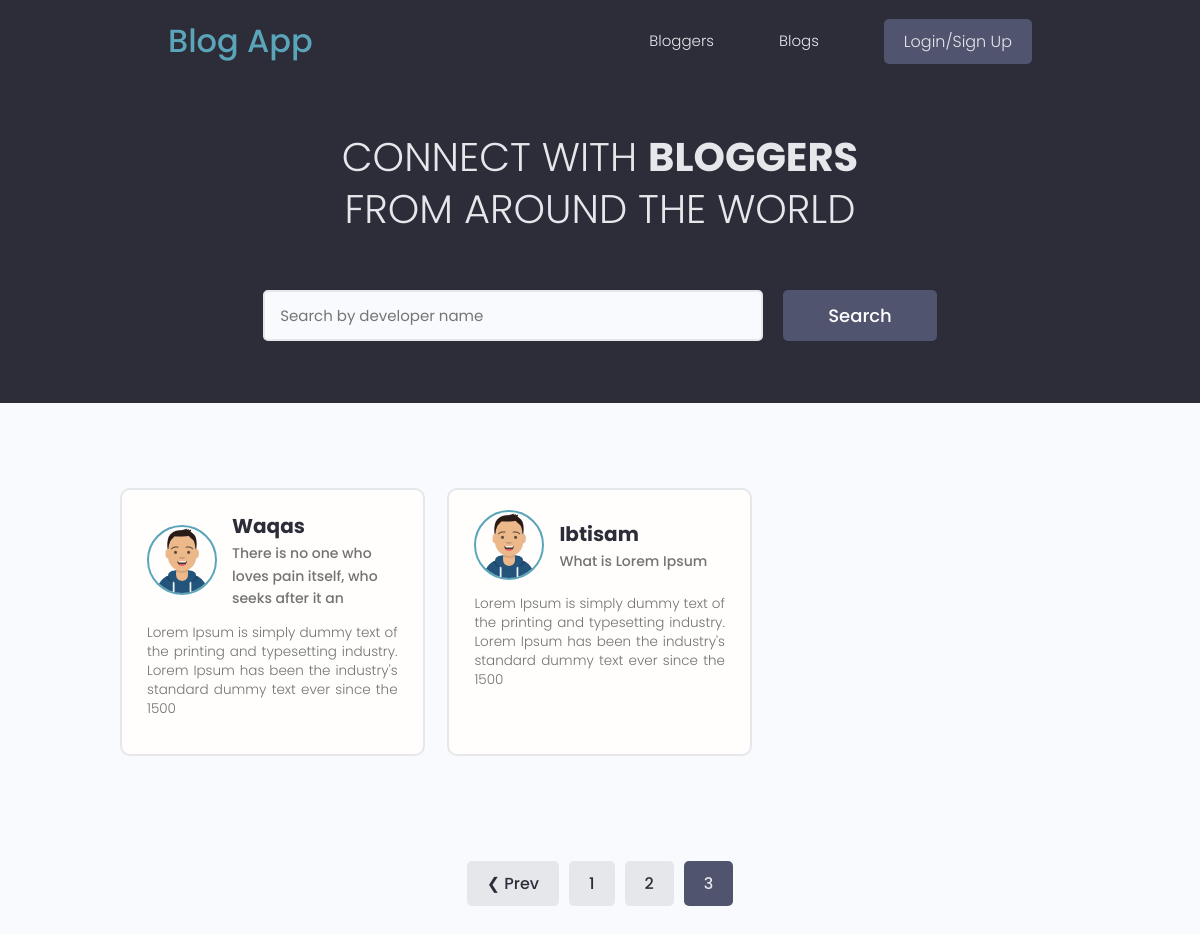
Page /?page=3 on the earlier database version.
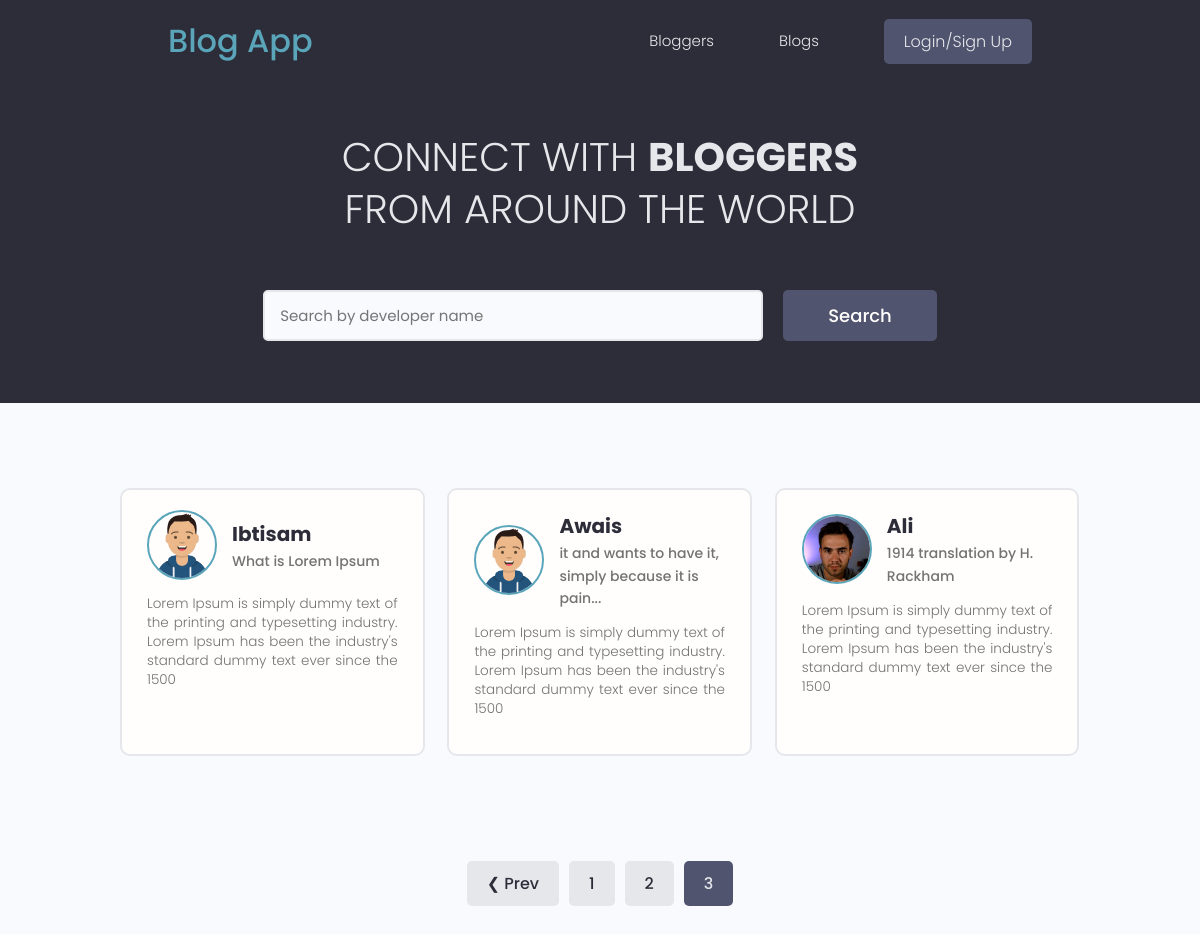
Same page on the later database version.
### users/models.py (models this page shows, shortened)
class Profile(models.Model):
    user = models.OneToOneField(
        User, on_delete=models.CASCADE, null=True, blank=True)
    name = models.CharField(max_length=200, blank=True, null=True)
    email = models.EmailField(max_length=500, blank=True, null=True)
    username = models.CharField(max_length=200, blank=True, null=True)
    location = models.CharField(max_length=200, blank=True, null=True)
    short_intro = models.CharField(max_length=200, blank=True, null=True)
    bio = models.TextField(blank=True, null=True)
    profile_image = models.ImageField(
        null=True, blank=True, upload_to='profiles/', default="profiles/user-default.png")
    social_github = models.CharField(max_length=200, blank=True, null=True)
    social_twitter = models.CharField(max_length=200, blank=True, null=True)
    social_linkedin = models.CharField(max_length=200, blank=True, null=True)
    social_youtube = models.CharField(max_length=200, blank=True, null=True)
    social_website = models.CharField(max_length=200, blank=True, null=True)
    created = models.DateTimeField(auto_now_add=True)
    id = models.UUIDField(default=uuid.uuid4, unique=True,
                          primary_key=True, editable=False)
    class Meta:
        ordering = ['created']
    @property
    def imageURL(self):
        try:
            url = self.profile_image.url
        except:
            url = ''
        return url

### users/views.py (the view)
# urls.py: path('', views.profiles, name="profiles"),
def profiles(request):
    profiles, search_query = searchProfiles(request)
    custom_range, profiles = paginateProfiles(request, profiles, 3)
    context = {'profiles': profiles, 'search_query': search_query,
               'custom_range': custom_range}
    return render(request, 'users/profiles.html', context)

### users/utils.py (called while the page is built)
def paginateProfiles(request, profiles, results):
    page = request.GET.get('page')
    paginator = Paginator(profiles, results)
    try:
        profiles = paginator.page(page)
    except PageNotAnInteger:
        page = 1
        profiles = paginator.page(page)
    except EmptyPage:
        page = paginator.num_pages
        profiles = paginator.page(page)
    leftIndex = (int(page) - 4)
    if leftIndex < 1:
        leftIndex = 1
    rightIndex = (int(page) + 5)
    if rightIndex > paginator.num_pages:
        rightIndex = paginator.num_pages + 1
    custom_range = range(leftIndex, rightIndex)
    return custom_range, profiles

def searchProfiles(request):
    search_query = ''
    if request.GET.get('search_query'):
        search_query = request.GET.get('search_query')
    profiles = Profile.objects.distinct().filter(
        Q(name__icontains=search_query) |
        Q(short_intro__icontains=search_query)
    )
    return profiles, search_query

### users/templates/users/profiles.html (shortened to what this page needs)
{% extends 'main.html' %}
{% block content %}
<main class="home">
    <section class="hero-section text-center">
        <div class="container container--narrow">
            <div class="hero-section__box">
                <h2>CONNECT WITH <span>BLOGGERS</span></h2>
                <h2>FROM AROUND THE WORLD</h2>
            </div>
            <div class="hero-section__search">
                <form id="searchForm" class="form" action="{% url 'profiles' %}" method="get">
                    <div class="form__field">
                        <input class="input input--text" id="formInput#search" type="text" name="search_query"
                            value="{{search_query}}" placeholder="Search by developer name" />
                    </div>
                    <input class="btn btn--sub btn--lg" type="submit" value="Search" />
                </form>
            </div>
        </div>
    </section>
    <section class="devlist">
        <div class="container">
            <div class="grid grid--three">
                {% for profile in profiles %}
                <div class="column card">
                    <div class="dev">
                        <a href="{% url 'user-profile' profile.id %}" class="card__body">
                            <div class="dev__profile">
                                <img class="avatar avatar--md" src="{{ profile.imageURL }}" alt="image" />
                                <div class="dev__meta">
                                    <h3>{{profile.name}}</h3>
                                    <h5>{{profile.short_intro|slice:"60"}}</h5>
                                </div>
                            </div>
                            <p class="dev__info">{{profile.bio|slice:"150"}}</p>
                        </a>
                    </div>
                </div>
                {% endfor %}
            </div>
        </div>
    </section>
    {% include 'pagination.html' with queryset=profiles custom_range=custom_range %}
</main>
{% endblock content %}

### templates/main.html (shortened to what this page needs)
<!DOCTYPE html>
{% load static %}
<html>
<head>
    <link rel="stylesheet" href="https://cdn.iconmonstr.com/1.3.0/css/iconmonstr-iconic-font.min.css" />
    <link rel="stylesheet" href="{% static 'uikit/styles/uikit.css' %}" />
    <link rel="stylesheet" href="{% static 'styles/app.css' %}" />
</head>
<body>
    {% include 'navbar.html' %}
    {% block content %}
    {% endblock content %}
</body>
</html>

### templates/navbar.html (shortened to what this page needs)
{% load static %}
<header class="header">
    <div class="container container--narrow">
        <a href="#" class="header__logo">
            <h3>Blog App</h3>
        </a>
        <nav class="header__nav">
            <ul class="header__menu">
                <li class="header__menuItem"><a href="{% url 'profiles' %}">Bloggers</a></li>
                <li class="header__menuItem"><a href="{% url 'blogs' %}">Blogs</a></li>
                {% if request.user.is_authenticated %}
                <li class="header__menuItem"><a href="{% url 'account' %}">Account</a></li>
                <li class="header__menuItem"><a href="{% url 'logout' %}" class="btn btn--sub">Logout</a></li>
                {% else %}
                <li class="header__menuItem"><a href="{% url 'login' %}" class="btn btn--sub">Login/Sign Up</a></li>
                {% endif %}
            </ul>
        </nav>
    </div>
</header>

### templates/pagination.html (shortened to what this page needs)
{% if queryset.has_other_pages %}
<div class="pagination">
    <ul class="container">
        {% if queryset.has_previous %}
        <li><a href="?page={{queryset.previous_page_number}}" class="btn page-link"
                data-page="{{queryset.previous_page_number}}">&#10094; Prev</a></li>
        {% endif %}
        {% for page in custom_range %}
        {% if page == queryset.number%}
        <li><a href="?page={{page}}" class="btn page-link btn--sub" data-page="{{page}}">{{page}}</a></li>
        {% else %}
        <li><a href="?page={{page}}" class="btn page-link" data-page="{{page}}">{{page}}</a></li>
        {% endif %}
        {% endfor %}
    </ul>
</div>
{% endif %}

### static/styles/app.css (style rules this page uses)
:root { --color-sub: #2d2d39; }
.btn--sub { background-color: var(--color-sub-light); }
.card { border: 2px solid var(--color-light); }
img { width: 100%; }
.header { position: sticky; z-index: 111; background-color: var(--color-sub); padding: 1.5rem 0; }
.header > .container { display: flex; justify-content: space-between; align-items: center; }
.header__nav > ul { display: inline-flex; align-items: center; list-style: none; gap: 6.5rem; }
.header__menuItem > a { color: var(--color-light); font-weight: 300; }
.hero-section { height: 40vh; display: flex; align-items: center; background-color: var(--color-sub); }
.hero-section__box { margin-bottom: 4rem; }
.hero-section__box > h2, .hero-section__box > h2 > span { font-size: 4rem; color: var(--color-light); line-height: 1.3; text-transform: uppercase; }
.hero-section__box > h2 { font-weight: 300; }
.hero-section__box > h2 > span { font-weight: 700; }
.hero-section__search > .form { display: flex; align-items: center; justify-content: center; gap: 2rem; }
.hero-section__search > .form input.input--text { width: 50rem; }
.devlist { margin-top: 8rem; }
.devlist .grid { align-items: stretch; }
.devlist .dev .dev__profile { display: flex; align-items: center; gap: 1.5rem; }
.devlist .dev .dev__meta h3 { color: var(--color-sub); font-size: 2rem; font-weight: 700; }
.devlist .dev .dev__meta h5 { color: var(--color-text); font-size: 1.4rem; font-weight: 500; }
.devlist .dev .dev__info { margin: 1.5rem 0; font-size: 1.35rem; line-height: 1.4; text-align: justify; }
.pagination { margin-top: 8rem; margin-bottom: 10rem; }
.pagination > ul { flex-wrap: wrap; list-style: none; display: flex; align-items: center; justify-content: center; gap: 1rem; }
.pagination .btn { color: var(--color-sub); }
.pagination .btn.btn--sub { color: var(--color-light); }

### static/uikit/styles/modules/_variables.css (style rules this page uses)
:root { --color-main: #5aa5b9; --color-main-light: #e6faff; --color-sub: #3f4156; --color-sub-light: #51546e; --color-sub-lighter: #ededfd; --color-text: #737373; --color-gray: #8b8b8b; --color-light: #e5e7eb; --color-light-gray: #767676; --color-bg: #f8fafd; --color-white: #fffefd; --color-white-light: #f3f3f3; --color-success: #359e64; --color-success-bg: #def8e8; --color-error: #fc4b0b; --color-error-bg: #fff2ee; --font-base: 'Poppins', arial, helvetica, 'Segoe UI', roboto, ubuntu, sans-serif; --font-monospace: 'Fira Code', 'Courier New', courier, monospace; --font-regular: 300; --font-medium: 500; --font-bold: 700; --generic-shadow: 1px 1px 5px #00000010; --generic-transition: all 0.3s ease-in-out; }

### static/uikit/styles/modules/_base.css (style rules this page uses)
* { margin: 0; padding: 0; box-sizing: border-box; text-rendering: optimizeLegibility; color: inherit; font-size: inherit; }
html { font-size: 50%; }
@media only screen and (min-width: 480px) { html { font-size: 56.25%; } }
@media only screen and (min-width: 1200px) { html { font-size: 62.5%; } }
body { line-height: 1.6; font-weight: 400; font-size: 1.5rem; color: var(--color-text); background-color: var(--color-bg); min-height: 100vh; }

### static/uikit/styles/modules/_typography.css (style rules this page uses)
* { font-family: var(--font-base); }
h2 { font-size: 3.6rem; font-weight: var(--font-bold); }
h3 { font-size: 3.2rem; font-weight: var(--font-medium); }
h5 { font-size: 2.4rem; font-weight: var(--font-medium); }
h5, h6 { font-weight: var(--font-regular); }
p, span, strong { font-size: 1.6rem; color: var(--color-text); font-weight: var(--font-regular); }
a { padding-bottom: 2px; text-decoration: none; display: inline-block; color: var(--color-main); font-weight: var(--font-medium); }

### static/uikit/styles/modules/_utilities.css (style rules this page uses)
.container { width: 92%; max-width: 165rem; margin: 0 auto; box-sizing: border-box; }
.container--narrow { width: 92%; max-width: 120rem; }
@media screen and (min-width: 1000px) { .container { width: 90%; } }
@media screen and (min-width: 1000px) { .container--narrow { width: 85%; } }
@media screen and (min-width: 1200px) { .container { width: 80%; } }
@media screen and (min-width: 1200px) { .container--narrow { width: 72%; } }
.text-center { text-align: center; }

### static/uikit/styles/modules/_avatar.css (style rules this page uses)
.avatar { border-radius: 50%; border: 2px solid var(--color-main); object-fit: cover; }
.avatar--md { height: 7rem; width: 7rem; }

### static/uikit/styles/modules/_card.css (style rules this page uses)
.card { border-radius: 1rem; background-color: var(--color-white); border: 1.5px solid var(--color-light); width: auto; height: auto; margin-top: 0.5rem; margin-bottom: 0.5rem; overflow: hidden; }
.card__body, .card__header { padding: 2rem 2.5rem; }

Differences in the rows shown:
no longer on this page (row unchanged): Profile: imageURL (picture), name "Waqas", short_intro "There is no one who loves pain itself, who seeks after it an", bio "Lorem Ipsum is simply dummy text of the printing and typesetting industry. Lorem Ipsum has been the industry's standard dummy text ever since the 1500"
added Profile: imageURL (picture), name "Awais", short_intro "it and wants to have it, simply because it is pain...", bio "Lorem Ipsum is simply dummy text of the printing and typesetting industry. Lorem Ipsum has been the industry's standard dummy text ever since the 1500"
added Profile: imageURL (picture), name "Ali", short_intro "1914 translation by H. Rackham", bio "Lorem Ipsum is simply dummy text of the printing and typesetting industry. Lorem Ipsum has been the industry's standard dummy text ever since the 1500"
